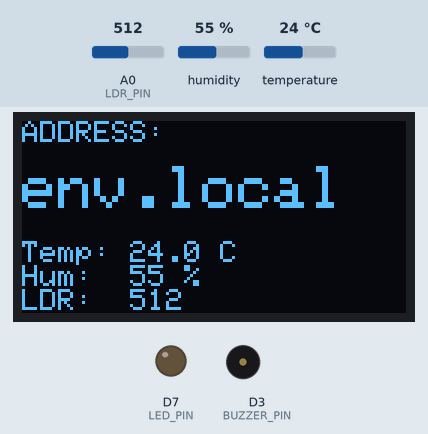
Recording of a sketch running on a simulated ESP8266 (NodeMCU). On the bench: 128×64 one-colour display, output pins drawn as LEDs (lit = HIGH), buzzer (waves = sounding, pin HIGH). The test bench sets the inputs (shaded band); at power-on: temperature 24 °C, A0 (LDR_PIN) = 512, humidity 55 %. WiFi joins after 1.5 s; servers stay silent unless stated.

Above: at 2.7 s.
2.8 s: temperature set to 31.5 °C
At 3.9 s:
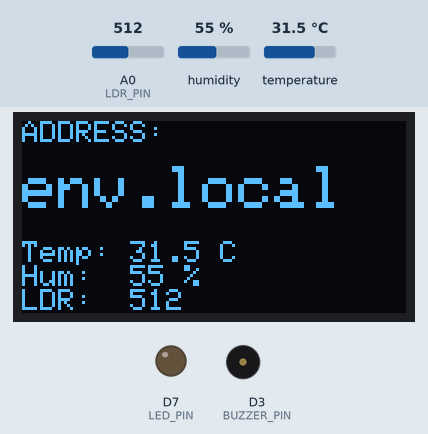
5.0 s: temperature set to 32.4 °C
At 6.6 s:
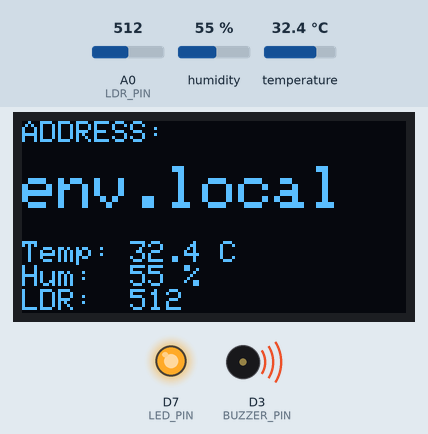
7.1 s: A0 (LDR_PIN) set to 716
At 8.0 s:
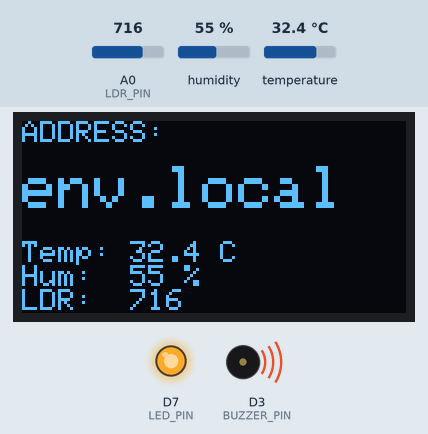
9.1 s: humidity set to 22 %
At 10.7 s:
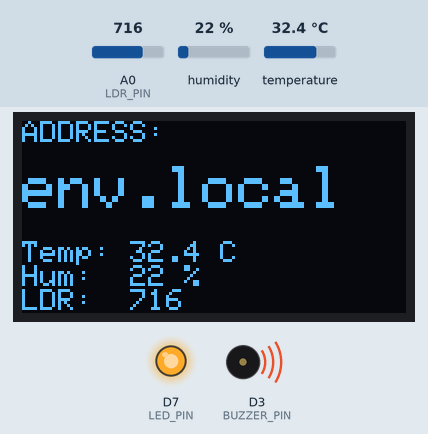
11.1 s: A0 (LDR_PIN) set to 900
At 12.2 s:
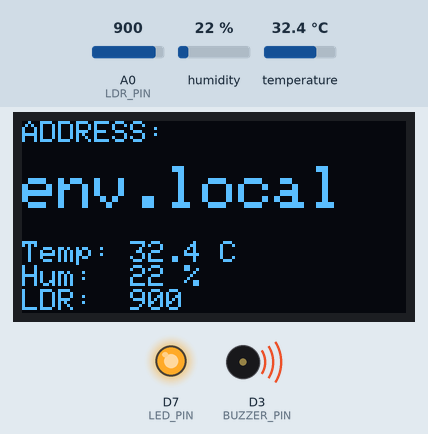
13.2 s: A0 (LDR_PIN) set to 1023
At 14.8 s:
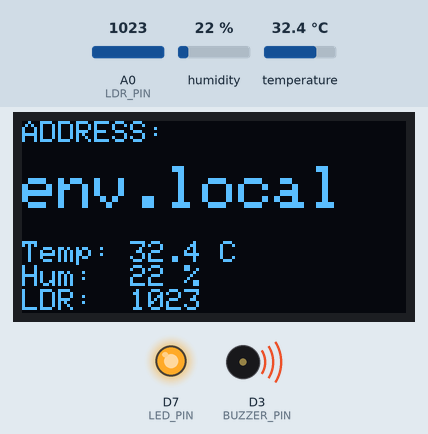
Timing chart, 0 to 16.2 s (numbered marks = the images above; inputs shaded):
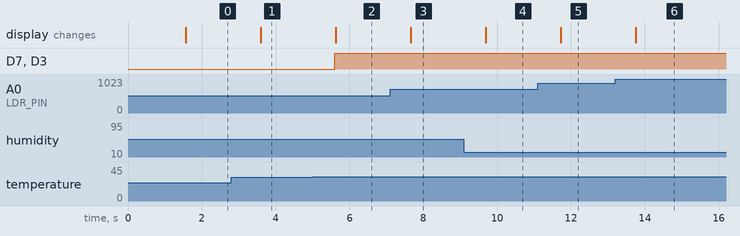

The sketch:

code.ino
```cpp
#include <ESP8266WiFi.h>
#include <ESPAsyncWebServer.h>
#include <ESP8266mDNS.h> // New library for the direct address
#include <DHT.h>
#include <Wire.h>
#include <Adafruit_GFX.h>
#include <Adafruit_SSD1306.h>

const char* ssid = "project";
const char* password = "123456789";

#define DHTPIN D4
#define DHTTYPE DHT22
#define BUZZER_PIN D3
#define LED_PIN D7
#define LDR_PIN A0

Adafruit_SSD1306 display(128, 64, &Wire, -1);
DHT dht(DHTPIN, DHTTYPE);
AsyncWebServer server(80);

float temp, hum;
int light;

const char index_html[] PROGMEM = R"rawliteral(
<!DOCTYPE HTML><html>
<head>
  <title>Smart Monitor</title>
  <meta name="viewport" content="width=device-width, initial-scale=1">
  <link rel="stylesheet" href="https://use.fontawesome.com">
  <style>
    body { font-family: 'Segoe UI', sans-serif; background: #0f0c29; background: linear-gradient(to bottom, #0f0c29, #302b63); color: white; text-align: center; margin:0; min-height: 100vh;}
    .header { padding: 40px 20px; background: rgba(255, 255, 255, 0.05); backdrop-filter: blur(10px); border-bottom: 1px solid rgba(255,255,255,0.1); }
    .container { display: flex; flex-wrap: wrap; justify-content: center; padding: 20px; }
    .card { background: rgba(255, 255, 255, 0.08); border-radius: 20px; padding: 25px; margin: 15px; width: 200px; border: 1px solid rgba(255,255,255,0.1); box-shadow: 0 8px 32px rgba(0,0,0,0.3); }
    .icon { font-size: 2.5rem; margin-bottom: 15px; }
    .value { font-size: 2.5rem; font-weight: bold; display: block; color: #00d2ff; }
    .label { font-size: 0.9rem; color: #aaa; text-transform: uppercase; letter-spacing: 1px; }
  </style>
</head>
<body>
  <div class="header"><h1>ENV MONITOR</h1></div>
  <div class="container">
    <div class="card"><i class="fas fa-thermometer-half icon" style="color:#ff4b2b;"></i><span class="label">Temp</span><span class="value" id="t">--</span><span class="label">°C</span></div>
    <div class="card"><i class="fas fa-tint icon" style="color:#00d2ff;"></i><span class="label">Humidity</span><span class="value" id="h">--</span><span class="label">%</span></div>
    <div class="card"><i class="fas fa-sun icon" style="color:#f9d423;"></i><span class="label">Light</span><span class="value" id="l">--</span><span class="label">ADC</span></div>
  </div>
  <script>
    setInterval(function(){
      fetch('/data').then(response => response.json()).then(data => {
        document.getElementById("t").innerHTML = data.temp;
        document.getElementById("h").innerHTML = data.hum;
        document.getElementById("l").innerHTML = data.light;
      });
    }, 2000);
  </script>
</body></html>)rawliteral";

void setup() {
  pinMode(LED_PIN, OUTPUT);
  pinMode(BUZZER_PIN, OUTPUT);
  dht.begin();
  display.begin(SSD1306_SWITCHCAPVCC, 0x3C);
  display.clearDisplay();
  display.setTextColor(WHITE);

  WiFi.begin(ssid, password);
  while (WiFi.status() != WL_CONNECTED) { delay(500); }

  // START mDNS - This creates "env.local"
  if (MDNS.begin("env")) {
    MDNS.addService("http", "tcp", 80);
  }

  server.on("/", HTTP_GET, [](AsyncWebServerRequest *request){
    request->send_P(200, "text/html", index_html);
  });

  server.on("/data", HTTP_GET, [](AsyncWebServerRequest *request){
    String json = "{\"temp\":\""+String(temp,1)+"\",\"hum\":\""+String(hum,0)+"\",\"light\":\""+String(light)+"\"}";
    request->send(200, "application/json", json);
  });

  server.begin();
}

void loop() {
  MDNS.update(); // Keep mDNS service running
  temp = dht.readTemperature();
  hum = dht.readHumidity();
  light = analogRead(LDR_PIN);

  bool isAlert = (temp > 32.0 || light < 200);
  digitalWrite(LED_PIN, isAlert ? HIGH : LOW);
  digitalWrite(BUZZER_PIN, isAlert ? HIGH : LOW);

  display.clearDisplay();
  display.setTextSize(1);
  display.setCursor(0, 0);
  display.println("ADDRESS:");
  display.setTextSize(2);
  display.setCursor(0, 15);
  display.println("env.local"); // Displaying the direct address

  display.setTextSize(1);
  display.setCursor(0, 40);
  display.printf("Temp: %.1f C\nHum:  %.0f %%\nLDR:  %d", temp, hum, light);
  display.display();

  delay(2000);
}
```

Measured:
- the behaviour switches between 32 and 32.1 °C on temperature (found by bisection; images 1 and 2)
- after the input at 2.8 s, the display: changes after 0.79 s (image 1)
- after the input at 5.0 s, D7 (LED_PIN), D3 (BUZZER_PIN): LOW → HIGH after 0.60 s; the display: changes after 0.63 s (image 2)
- after the input at 7.1 s, the display: changes after 0.56 s (image 3)
- after the input at 9.1 s, the display: changes after 0.59 s (image 4)
- after the input at 11.1 s, the display: changes after 0.62 s (image 5)
- after the input at 13.2 s, the display: changes after 0.55 s (image 6)
